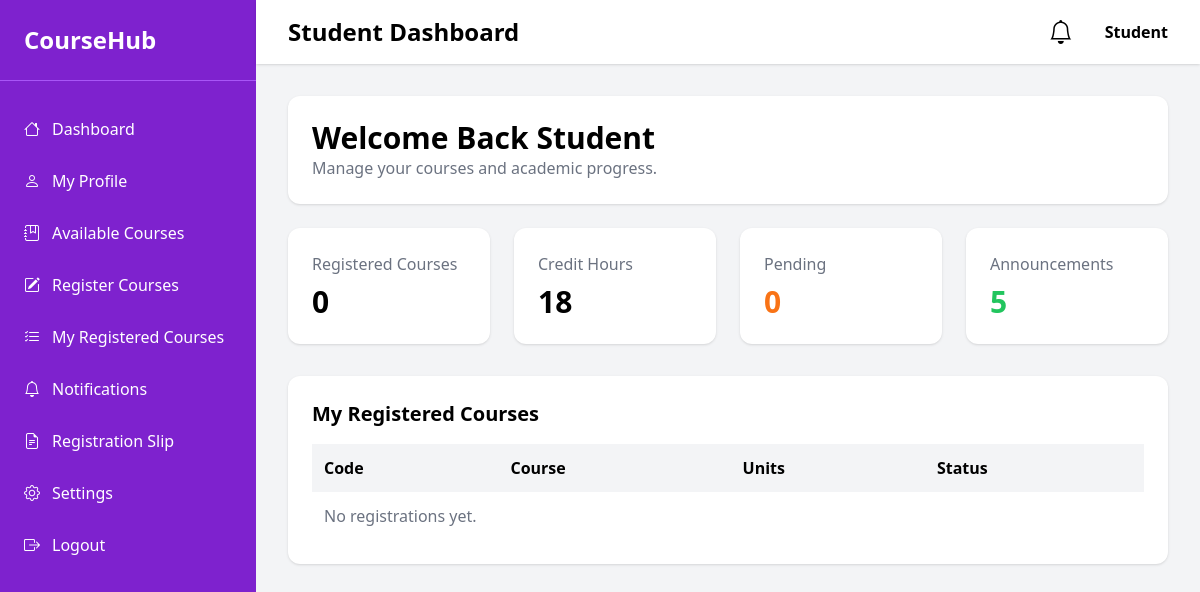
/dashboard/student/ (signed in), run on an earlier commit of the app's database.
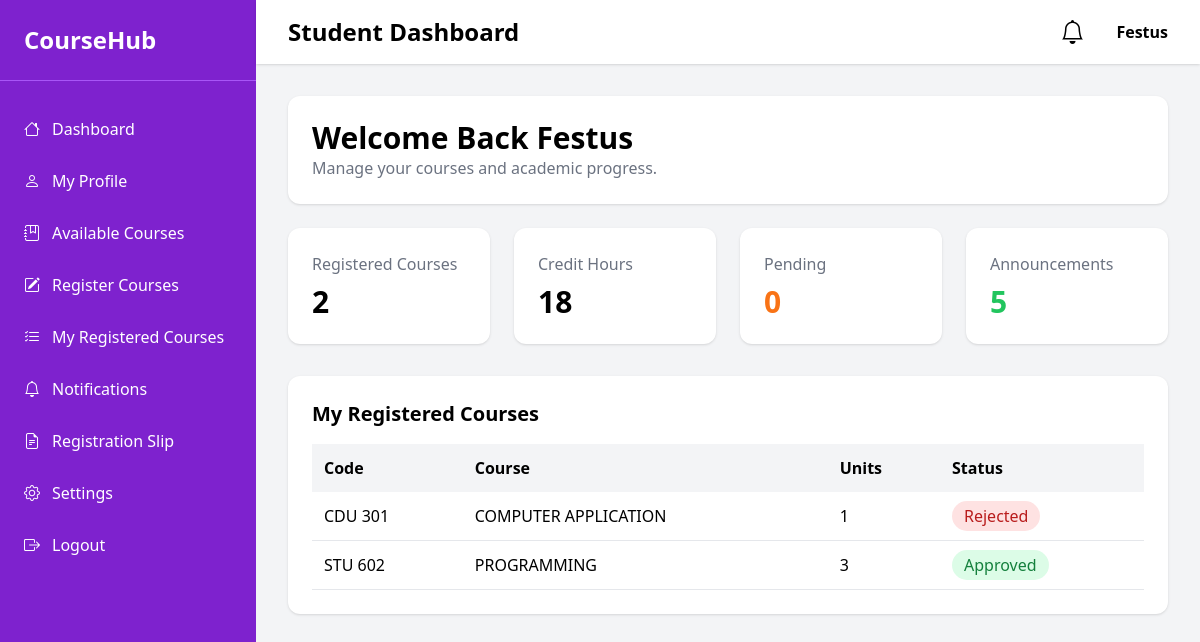
And on a later commit of the database.
### accounts/models.py (models this page shows, shortened)
class CustomUser(AbstractUser):
    ROLE_CHOICES = (
        ('student', 'Student'),
        ('admin', 'Admin'),
    )
    email = models.EmailField(unique=True)
    phone_number = models.CharField(max_length=15, blank=True)
    admission_number = models.CharField(max_length=30, unique=True, blank=True, null=True)
    role = models.CharField(max_length=10, choices=ROLE_CHOICES, default='student')

### students/models.py (models this page shows, shortened)
class Student(models.Model):
    user = models.OneToOneField(settings.AUTH_USER_MODEL, on_delete=models.CASCADE, related_name='student')
    student_id = models.CharField(max_length=30, unique=True)
    department = models.ForeignKey(Department, on_delete=models.SET_NULL, null=True, blank=True, related_name='students')
    admission_year = models.PositiveIntegerField(null=True, blank=True)
    phone_number = models.CharField(max_length=20, blank=True)
    is_active = models.BooleanField(default=True)
    created_at = models.DateTimeField(auto_now_add=True)
    class Meta:
        verbose_name_plural = 'Students'

### registrations/models.py (models this page shows, shortened)
class CourseRegistration(models.Model):
    student = models.ForeignKey(Student, on_delete=models.CASCADE, related_name='registrations')
    course = models.ForeignKey(Course, on_delete=models.CASCADE, related_name='registrations')
    status = models.CharField(max_length=20, choices=[('pending', 'Pending'), ('approved', 'Approved'), ('rejected', 'Rejected')], default='pending')
    registered_at = models.DateTimeField(auto_now_add=True)
    class Meta:
        unique_together = ('student', 'course')
        verbose_name_plural = 'Course Registrations'

### courses/models.py (models this page shows, shortened)
class Course(models.Model):
    department = models.ForeignKey(
        Department,
        on_delete=models.CASCADE,
        related_name='courses',
        verbose_name='Department/School',
        help_text='Select the department or school offering this course.',
    )
    code = models.CharField(max_length=20, unique=True)
    title = models.CharField(max_length=200)
    description = models.TextField(blank=True)
    credit_hours = models.PositiveIntegerField(
        default=3,
        verbose_name='Units',
        help_text='Number of credit units for this course.',
    )
    semester = models.CharField(max_length=50, blank=True)
    is_active = models.BooleanField(default=True)
    created_at = models.DateTimeField(auto_now_add=True)
    class Meta:
        verbose_name_plural = 'Courses'

### dashboard/views.py (the view)
# urls.py: path("student/", views.student_dashboard, name="student_dashboard"),
@login_required
def student_dashboard(request):
    student = get_student(request)
    registrations = CourseRegistration.objects.filter(student=student).select_related('course') if student else []
    courses = Course.objects.filter(is_active=True)
    pending = registrations.filter(status='pending').count() if student else 0
    context = {
        'student': student,
        'registrations': registrations,
        'courses': courses,
        'pending_count': pending,
    }
    return render(request, "dashboard/student_dashboard.html", context)

### dashboard/views.py (called while the page is built)
def get_student(request):
    return Student.objects.filter(user=request.user).first()

### templates/dashboard/student_dashboard.html (shortened to what the changed rows need)
<!DOCTYPE html>
<html lang="en">
<head>
    <script src="https://cdn.tailwindcss.com"></script>
    <link rel="stylesheet" href="https://cdn.jsdelivr.net/npm/bootstrap-icons@1.11.3/font/bootstrap-icons.min.css">
</head>
<body class="bg-gray-100">
<div class="flex min-h-screen">
    <main class="flex-1">
        <header class="bg-white shadow px-8 py-4 flex justify-between items-center">
            <h1 class="text-2xl font-bold">
                Student Dashboard
            </h1>
            <div class="flex items-center space-x-5">
                <div class="flex items-center">
                    <span class="ml-3 font-semibold">
                        {{ student.user.username|default:'Student' }}
                    </span>
                </div>
            </div>
        </header>
        <div class="p-8">
            <div class="bg-white rounded-xl shadow p-6 mb-6">
                <h2 class="text-3xl font-bold">
                    Welcome Back {{ student.user.username|default:'Student' }}
                </h2>
                <p class="text-gray-500">
                    Manage your courses and academic progress.
                </p>
            </div>
            <div class="grid grid-cols-1 md:grid-cols-2 lg:grid-cols-4 gap-6 mb-8">
                <div class="bg-white rounded-xl shadow p-6">
                    <h3 class="text-gray-500">Registered Courses</h3>
                    <p class="text-3xl font-bold mt-2">{{ registrations|length }}</p>
                </div>
            </div>
            <div class="bg-white rounded-xl shadow p-6">
                <h2 class="text-xl font-bold mb-4">
                    My Registered Courses
                </h2>
                <table class="w-full">
                    <thead class="bg-gray-100">
                        <tr>
                            <th class="p-3 text-left">Code</th>
                            <th class="p-3 text-left">Course</th>
                            <th class="p-3 text-left">Units</th>
                            <th class="p-3 text-left">Status</th>
                        </tr>
                    </thead>
                    <tbody>
                        {% for registration in registrations %}
                        <tr class="border-b">
                            <td class="p-3">{{ registration.course.code }}</td>
                            <td class="p-3">{{ registration.course.title }}</td>
                            <td class="p-3">{{ registration.course.credit_hours }}</td>
                            <td class="p-3">
                                <span class="{% if registration.status == 'approved' %}bg-green-100 text-green-700{% elif registration.status == 'rejected' %}bg-red-100 text-red-700{% else %}bg-yellow-100 text-yellow-700{% endif %} px-3 py-1 rounded-full">
                                    {{ registration.status|title }}
                                </span>
                            </td>
                        </tr>
                        {% empty %}
                        <tr>
                            <td colspan="4" class="p-3 text-gray-500">No registrations yet.</td>
                        </tr>
                        {% endfor %}
                    </tbody>
                </table>
            </div>
        </div>
    </main>
</div>
</body>
</html>

What changed in the data, as far as the page shows it:
no longer on this page (row edited): CustomUser: user.username "Student"
added Student: user.username "Festus"
added CourseRegistration: course.code "CDU 301", course "COMPUTER APPLICATION", course.credit_hours "1", status "Rejected"
added CourseRegistration: course.code "STU 602", course "PROGRAMMING", course.credit_hours "3", status "Approved"
Also different on the page:
{{ registrations|length }}: "0" → "2"
text no longer shown: "No registrations yet."
